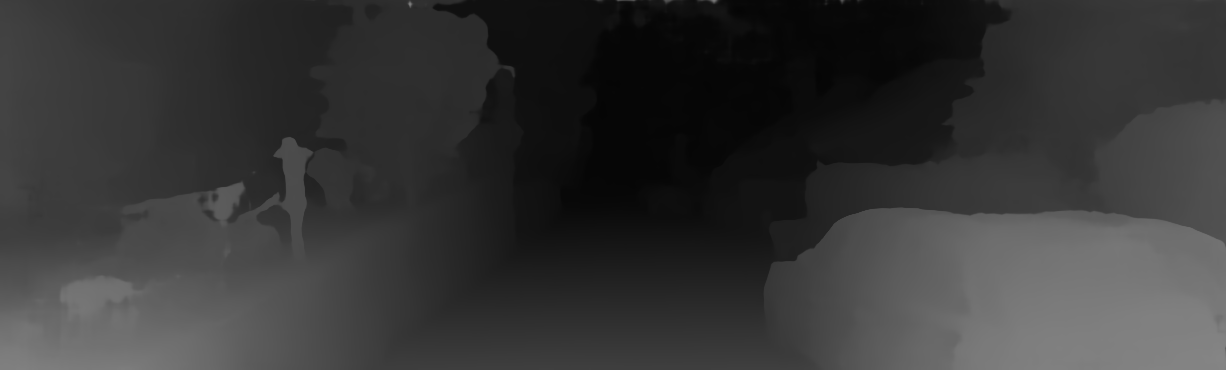
#> input picture cascade-stereo/kkk/dpth.png, 1226 x 370 px; its folder holds only this picture in this run
$ python vis.py   (older library calls are emulated)
#> lines starting #> are read from the running program, lines starting #| are printed output that depends on the picture
#> further down, img is the input picture: shape (370, 1226) uint16; min 1451, max 34237, mean 13938.9
#| <class 'numpy.ndarray'>
import glob
import cv2
import os
import numpy as np

def disp_map(I):
  map = [[0,0,0,114], [0,0,1,185], [1,0,0,114], [1,0,1,174],
       [0,1,0,114], [0,1,1,185],[1,1,0,114], [1,1,1,0]]
  map = np.array(map,dtype=np.int)
  bins = map[:-1,3]
  cbins = np.cumsum(bins)
  bins = bins / cbins[-1]
  cbins = cbins[:-1] / cbins[-1]
  ind = sum(np.tile(I,[6,1]) > np.tile(cbins,[I.size,1]).T)
  bins  = 1 / bins
  cbins = np.insert(cbins,0,0.0)

  t1 = [cbins[t] for t in ind]
#> t1 = 453620 items
  t1 = np.array(t1)
  t2 = [bins[t] for t in ind]
#> t2 = 453620 items
  t2 = np.array(t2)
  I = (I-t1) * t2
  #map(ind+1,1:3) .* repmat(I, [1 3])
  t3 = [map[t,:3] for t in ind]
#> t3 = 453620 items
  t3 = np.array(t3)
  t3 = t3 * np.tile(1-I.T,[3,1]).T

  t4 = [map[t+1,:3] for t in ind]
#> t4 = 453620 items
  t4 = np.array(t4)
  t4 = t4 * np.tile(I.T,[3,1]).T

  t5 = t3 + t4
  t5[np.where(t5<0)] = 0
  t5[np.where(t5>1)] = 1

  t5 = np.reshape(t5,[img.shape[0],img.shape[1],3],order='F') * 255
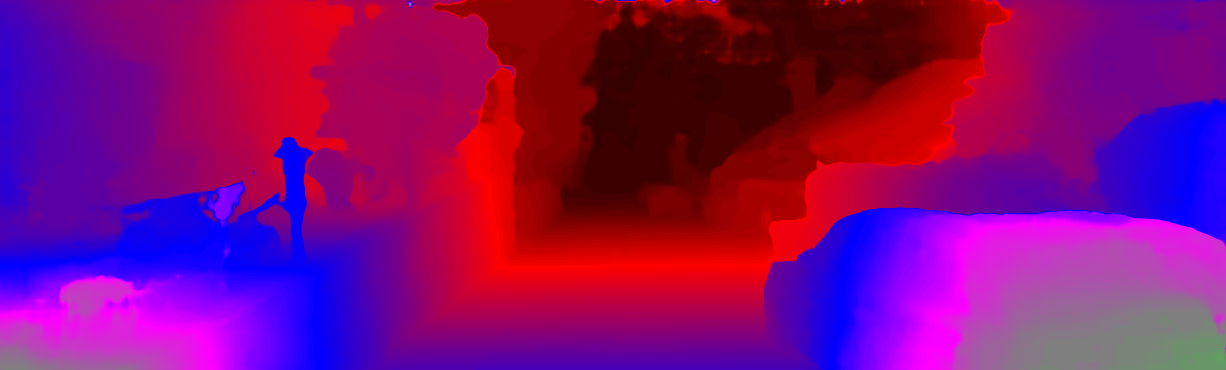
#> t5: shape (370, 1226, 3) float64; mean of channels 0, 1, 2 114.1, 8.5, 132.7; drawn as B, G, R
  t5 = np.array(t5,dtype=np.uint8)
  t5 = cv2.cvtColor(t5,cv2.COLOR_RGB2BGR)
  return t5

origin_disp_dir = './kkk/'
all_disps = glob.glob(origin_disp_dir + '*.png')
output_disp_dir = './_output/color_disp/'
if not os.path.exists(output_disp_dir):
  os.makedirs(output_disp_dir)

max_disp = 256
for disp in all_disps:
  print('colorlize ',disp)
  img = cv2.imread(disp,-1)
  print(type(img))
  I = np.uint16(np.around(img/256))
  I = np.array(I,dtype=np.float)
  I = (I.T.flatten()) / max_disp
  r = disp_map(I)

  output_color_disp_name = output_disp_dir + "kk.png"
  print(output_color_disp_name)
  cv2.imwrite(output_color_disp_name, r)
